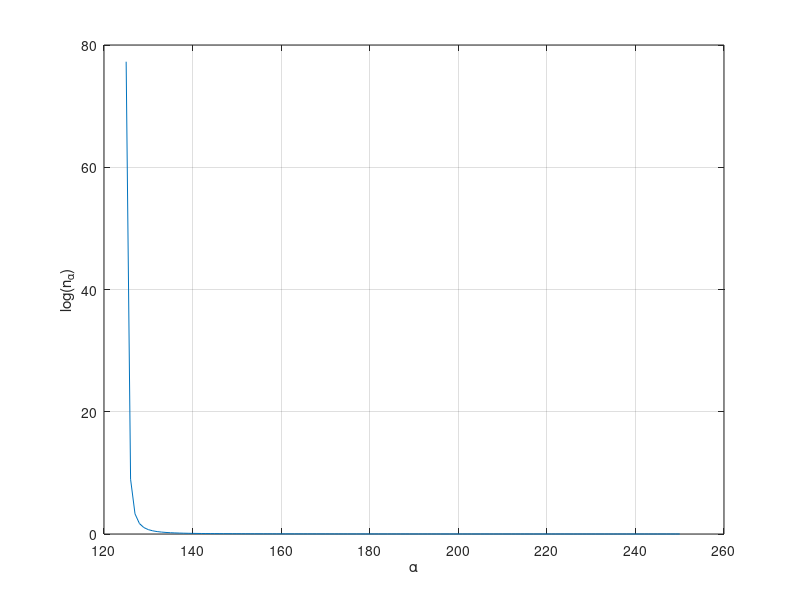

The MATLAB source for this figure:
clc; clear all; close all;

% kernel hyperparameters are obtained by minimizing the negative marginal log likelihood of OM dataset
length_scale = exp(1.1341);
signal_std = exp(-1.3895);
noise_std = exp(-5.0313);	
N = 10000;

% confidence and accuracy parameters
epsilon = .25; delta = 0.8;

% r_max is obtained from lemma 1  
r_max = length_scale*sqrt(-log((signal_std^2+noise_std^2)/(N*signal_std^2)*(1-epsilon^2/(2*signal_std^2*erfinv(delta)^2))));


% lipschitz constant for underlying spatial field
lipschitz = 3;

% these values are chosen by observing the sampled functions for given kernel hyperparameters
a = 0.1; b = 0.1;
lipschitz_1 = 0.1;


% different values of alpha
alph = 125:1:250;


% denominatro in the expression for n_alpha
deno = epsilon - (lipschitz+sqrt(2)*lipschitz_1)*r_max./alph;


% final expression for n_alphaN
n_alph = (sqrt(2)*noise_std*erfinv(delta/(1-a*exp(-lipschitz_1^2/b^2)))./deno).^2-(noise_std/signal_std)^2;

plot(alph, n_alph);
grid on;
ylabel('log(n_{\alpha})')
xlabel('\alpha')
% function expression = myfun(n_alph)
% 	% xs = [0, 0];
% 	% theta = linspace(-pi, pi/2, 500)';
% 	% % theta = zeros(50, 1);
% 	% x = r_max*cos(theta); y = r_max*sin(theta); z = x.^2 + y.^2;	

% 	% x = gpml_randn(0.8, 20, 1)                 % 20 training inputs
% 	%   y = sin(3*x) + 0.1*gpml_randn(0.9, 20, 1);  % 20 noisy training targets
% 	%   xs = linspace(-3, 3, 61)';                  % 61 test inputs 	
% 	lipschitz = 3;
% 	a = 0.1; b = 0.1;
% 	lipschitz_1 = 5;
% 	epsilon = .075; delta = 0.9;
% 	length_scale = exp(1.1341);
% 	signal_std = exp(-1.3895);
% 	noise_std = exp(-5.0313); 	

% 	meanfunc = [];                    % empty: don't use a mean function
% 	covfunc = @covSEiso;              % Squared Exponental covariance function
% 	likfunc = @likGauss;              % Gaussian likelihood	
	

% 	hyp = struct('mean', [], 'cov', [log(length_scale) log(signal_std)], 'lik', log(noise_std));	

% 	% hyp2 = minimize(hyp, @gp, -100, @infGaussLik, meanfunc, covfunc, likfunc, x, y);	

% 	% [mu s2] = gp(hyp, @infGaussLik, meanfunc, covfunc, likfunc, [x, y], z, xs);	
% 	subexpression1 = sqrt(2)/sqrt(1/signal_std^2+n_alph/noise_std^2);
% 	subexpression2 = erfinv(delta/(1-a*exp(-lipschitz_1^2/b^2)))
% 	expression = (1/(lipschitz+sqrt(2)*lipschitz_1))*...
% 	(epsilon-subexpression1*subexpression2);	
	
% 	% f = [mu + 2*sqrt(s2); flipdim(mu-2*sqrt(s2),1)];
% 	% fill([xs; flipdim(xs,1)], f, [7 7 7]/8)
% 	% hold on; plot(xs, mu); plot(x, y, '+')
% end